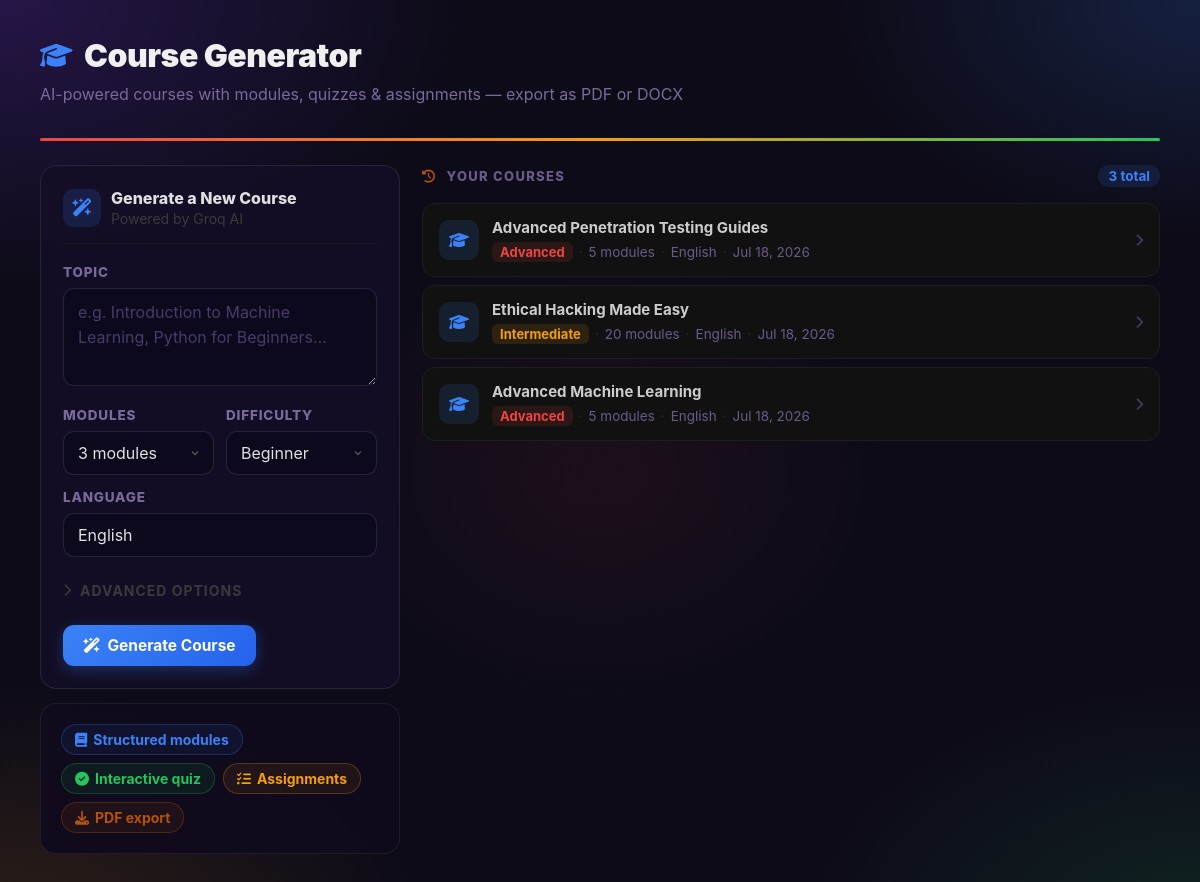
/coursegen/, run on an earlier commit of the app's database.
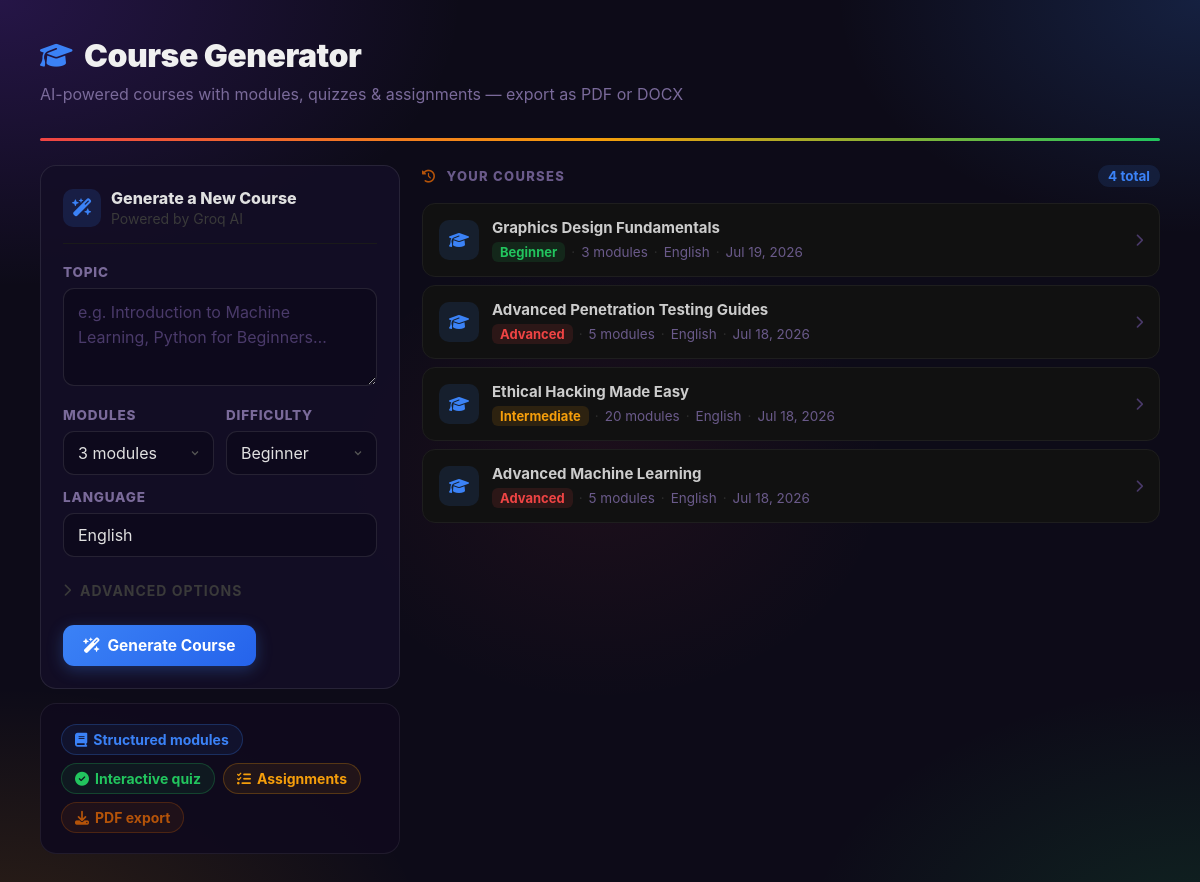
And on a later commit of the database.
### models.py (models this page shows)
class Course(db.Model):
    __tablename__ = "courses"
    id            = db.Column(db.Integer, primary_key=True)
    title         = db.Column(db.String(400))
    topic         = db.Column(db.Text)
    difficulty    = db.Column(db.String(50))
    language      = db.Column(db.String(100))
    total_modules = db.Column(db.Integer, default=0)
    created_at    = db.Column(db.DateTime, default=datetime.utcnow)
    modules       = db.relationship("CourseModule", backref="course",
                                    cascade="all, delete-orphan", order_by="CourseModule.number")

### apps/coursegen/__init__.py (the view)
@coursegen_bp.route("/")
def index():
    courses = Course.query.order_by(Course.created_at.desc()).limit(20).all()
    return render_template("coursegen/index.html", courses=courses)

### templates/coursegen/index.html (shortened to what this page needs)
{% extends "base.html" %}
{% block content %}
<div class="page-header anim-up">
  <h1><i class="fas fa-graduation-cap"></i> Course Generator</h1>
  <p class="subtitle">AI-powered courses with modules, quizzes &amp; assignments — export as PDF or DOCX</p>
</div>
<div class="color-bar"></div>
<div class="split">
  <div class="sticky-col">
    <div class="card card-glow anim-up d1">
      <div class="form-card-header">
        <div class="form-card-icon"><i class="fas fa-wand-magic-sparkles"></i></div>
        <div>
          <div style="font-size:16px;font-weight:800;color:#e0e0e0;">Generate a New Course</div>
          <div style="font-size:14px;color:#3a3a3a;margin-top:2px;">Powered by Groq AI</div>
        </div>
      </div>
      <div class="form-group">
        <label class="form-label">Topic</label>
        <textarea class="textarea" id="topic" rows="3"
          placeholder="e.g. Introduction to Machine Learning, Python for Beginners…"></textarea>
      </div>
      <div class="input-row">
        <div class="form-group mb-0">
          <label class="form-label">Modules</label>
          <select class="select" id="num_modules">
            <option value="3" selected>3 modules</option>
          </select>
        </div>
        <div class="form-group mb-0">
          <label class="form-label">Difficulty</label>
          <select class="select" id="difficulty">
            <option>Beginner</option>
          </select>
        </div>
      </div>
      <div class="form-group" style="margin-top:14px;">
        <label class="form-label">Language</label>
        <input class="input" id="language" placeholder="English" value="English">
      </div>
      <button class="adv-toggle" id="advToggle" onclick="toggleAdv()">
        <i class="fas fa-chevron-right"></i> Advanced options
      </button>
      <button class="btn btn-info" id="generateBtn" onclick="startGenerate()" style="margin-top:18px;">
        <i class="fas fa-wand-magic-sparkles"></i> Generate Course
      </button>
    </div>
    <div class="card-flat anim-up d3" style="margin-top:0;">
      <div class="chips">
        <span class="chip chip-blue"><i class="fas fa-book"></i> Structured modules</span>
        <span class="chip chip-green"><i class="fas fa-check-circle"></i> Interactive quiz</span>
        <span class="chip chip-yellow"><i class="fas fa-tasks"></i> Assignments</span>
        <span class="chip chip-brown"><i class="fas fa-download"></i> PDF export</span>
      </div>
    </div>
  </div>
  <div class="anim-up d2">
    <div class="flex items-center justify-between" style="margin-bottom:16px;">
      <p class="section-label" style="margin:0;">
        <i class="fas fa-clock-rotate-left" style="color:var(--brown);margin-right:6px;"></i>
        Your Courses
      </p>
      {% if courses %}
      <span class="badge badge-blue">{{ courses|length }} total</span>
      {% endif %}
    </div>
    {% if courses %}
      {% for course in courses %}
      <div class="course-item" onclick="window.location='/coursegen/{{ course.id }}'">
        <div class="history-icon" style="background:rgba(59,130,246,.12);color:var(--blue);">
          <i class="fas fa-graduation-cap"></i>
        </div>
        <div class="history-meta">
          <div class="title">{{ course.title }}</div>
          <div class="sub" style="display:flex;align-items:center;gap:6px;flex-wrap:wrap;margin-top:5px;">
            <span class="diff-badge-{{ course.difficulty.lower() }}">{{ course.difficulty }}</span>
            <span style="color:#2e2e2e;">·</span>
            <span>{{ course.total_modules }} modules</span>
            <span style="color:#2e2e2e;">·</span>
            <span>{{ course.language }}</span>
            <span style="color:#2e2e2e;">·</span>
            <span>{{ course.created_at.strftime('%b %d, %Y') }}</span>
          </div>
        </div>
        <i class="fas fa-chevron-right history-arrow"></i>
      </div>
      {% endfor %}
    {% else %}
      <div class="empty-state">
        <div class="icon"><i class="fas fa-book-open"></i></div>
        <p>No courses yet. Generate your first one!</p>
      </div>
    {% endif %}
  </div>
</div>
{% endblock %}

What changed in the data, as far as the page shows it:
added Course: title "Graphics Design Fundamentals", difficulty "Beginner", total_modules "3", language "English", created_at "Jul 19, 2026"
Also different on the page:
{{ courses|length }}: "3" → "4"
